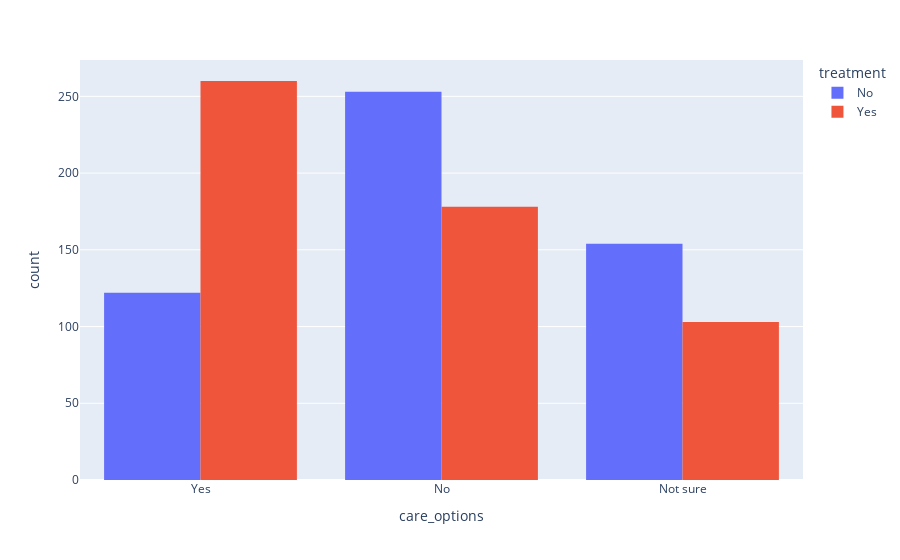

This figure's notebook cell:
### Code cell
px.histogram(health, x = 'care_options',color='treatment',barmode='group')

### Figure 1 — Plotly figure (JSON) as saved in the notebook; plotly's stock layout.template omitted (floating-point values rounded to 4 significant figures; data arrays with more than 128 entries replaced by an {"elided": "..."} marker saying what was removed)
{"data": [{"alignmentgroup": "True", "bingroup": "x", "hovertemplate": "treatment=No<br>care_options=%{x}<br>count=%{y}<extra></extra>", "legendgroup": "No", "marker": {"color": "#636efa"}, "name": "No", "offsetgroup": "No", "orientation": "v", "showlegend": true, "type": "histogram", "x": {"elided": "529 str values"}, "xaxis": "x", "yaxis": "y"}, {"alignmentgroup": "True", "bingroup": "x", "hovertemplate": "treatment=Yes<br>care_options=%{x}<br>count=%{y}<extra></extra>", "legendgroup": "Yes", "marker": {"color": "#EF553B"}, "name": "Yes", "offsetgroup": "Yes", "orientation": "v", "showlegend": true, "type": "histogram", "x": {"elided": "541 str values"}, "xaxis": "x", "yaxis": "y"}], "layout": {"barmode": "group", "legend": {"title": {"text": "treatment"}, "tracegroupgap": 0}, "margin": {"t": 60}, "xaxis": {"anchor": "y", "domain": [0, 1], "title": {"text": "care_options"}}, "yaxis": {"anchor": "x", "domain": [0, 1], "title": {"text": "count"}}}}
